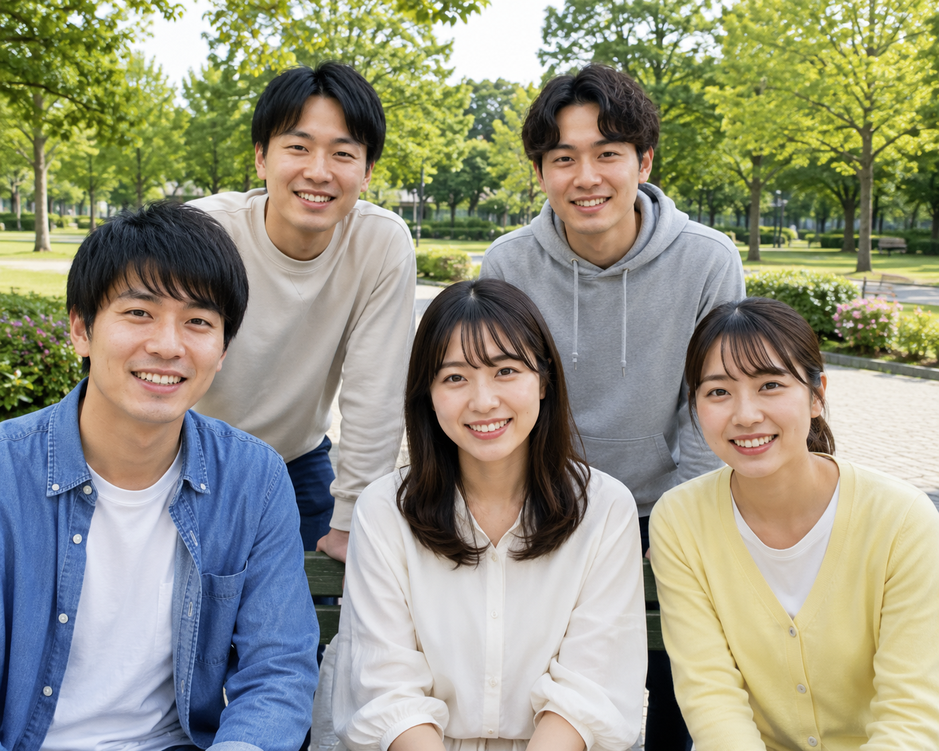
#> input picture Chapter08/people.png, 939 x 751 px, shrunk from 1402 x 1122 before the run
$ python 08-02_face_eye_detection.py
#> lines starting #> are read from the running program, lines starting #| are printed output that depends on the picture; after the words box and inside, x2 and y2 are one past the last pixel; in counts of white or black regions, pixels touching at a corner belong together
import cv2

face_cascade = cv2.CascadeClassifier(
    cv2.data.haarcascades + "haarcascade_frontalface_default.xml"
)
eye_cascade = cv2.CascadeClassifier(
    cv2.data.haarcascades + "haarcascade_eye.xml"
)

img = cv2.imread("people.png")
#> img is the input picture: shape (751, 939, 3); mean B, G, R 130.3, 149.7, 150.1
gray = cv2.cvtColor(img, cv2.COLOR_BGR2GRAY)
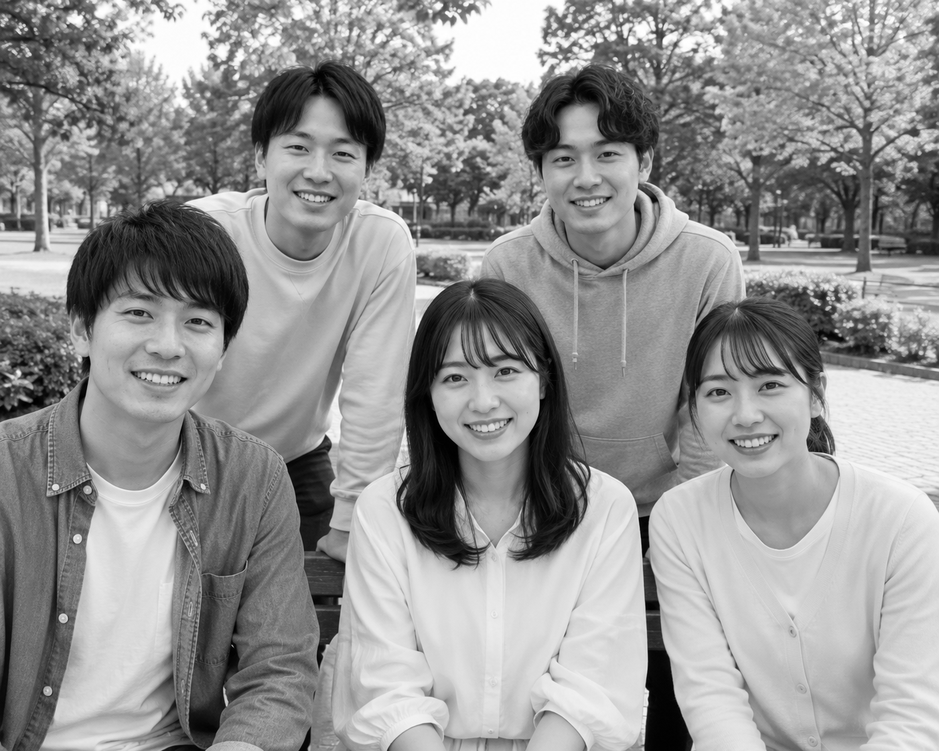
#> gray: shape (751, 939); min 0, max 255, mean 147.6

faces = face_cascade.detectMultiScale(gray, scaleFactor=1.3, minNeighbors=5)
#> faces = [[256, 104, 120, 120], [533, 119, 107, 107], [416, 323, 140, 140], [678, 335, 143, 143], [81, 262, 151, 151]]

for (x, y, w, h) in faces:
    cv2.rectangle(img, (x, y), (x + w, y + h), (0, 255, 0), 2)  # 顔領域（緑）
    # 顔領域だけを切り出して，その中で目を検出する
    roi_gray = gray[y:y + h, x:x + w]
    roi_color = img[y:y + h, x:x + w]
    eyes = eye_cascade.detectMultiScale(roi_gray)
    for (ex, ey, ew, eh) in eyes:
        cv2.rectangle(roi_color, (ex, ey), (ex + ew, ey + eh), (0, 0, 255), 2)  # 目領域（赤）
#> this loop made 5 passes
#> (x, y, w, h, eyes) on passes 1 to 5: (256, 104, 120, 120, [[27, 30, 29, 29], [69, 35, 31, 31]]), (533, 119, 107, 107, [[58, 23, 27, 27], [17, 27, 27, 27]]), (416, 323, 140, 140, [[75, 35, 27, 27], [24, 42, 28, 28]]), (678, 335, 143, 143, [[75, 36, 32, 32], [23, 42, 34, 34], [47, 79, 48, 48]]), (81, 262, 151, 151, [[45, 102, 25, 25], [95, 42, 38, 38], [39, 33, 37, 37]])
#> pass 1, `roi_gray = gray[y:y + h, x:x + w]`:
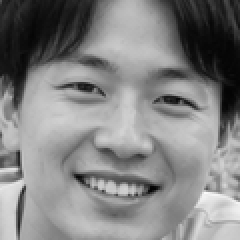
#> roi_gray: shape (120, 120) (shown 2 times larger); min 4, max 251, mean 130.9
#> pass 1, `roi_color = img[y:y + h, x:x + w]`:
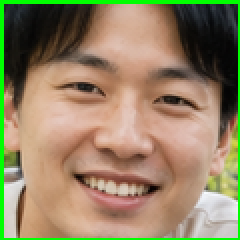
#> roi_color: shape (120, 120, 3) (shown 2 times larger); mean B, G, R 100.3, 131.8, 147.9
#> pass 2, `roi_color = img[y:y + h, x:x + w]`:
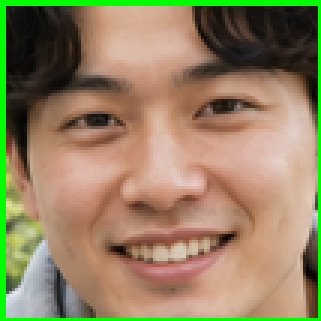
#> roi_color: shape (107, 107, 3) (shown 3 times larger); mean B, G, R 97.7, 130.6, 147.7
#> after the loop:
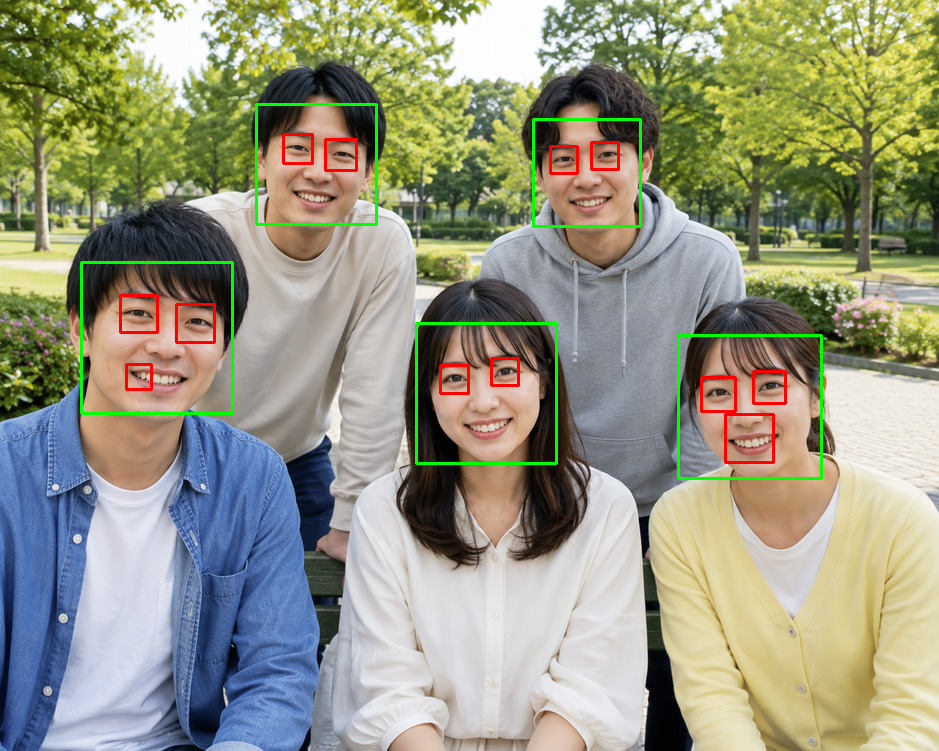
#> img: shape (751, 939, 3); 1.77% of pixels changed, all inside (x1, y1, x2, y2) = (80, 103, 823, 480)
#> after the loop:
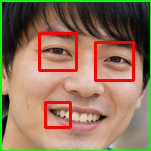
#> roi_color: shape (151, 151, 3); mean B, G, R 92.4, 117.3, 147.6
#> after the loop:
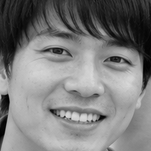
#> roi_gray: shape (151, 151); min 0, max 220, mean 124.5

cv2.imwrite("face_eye_detection.png", img)
